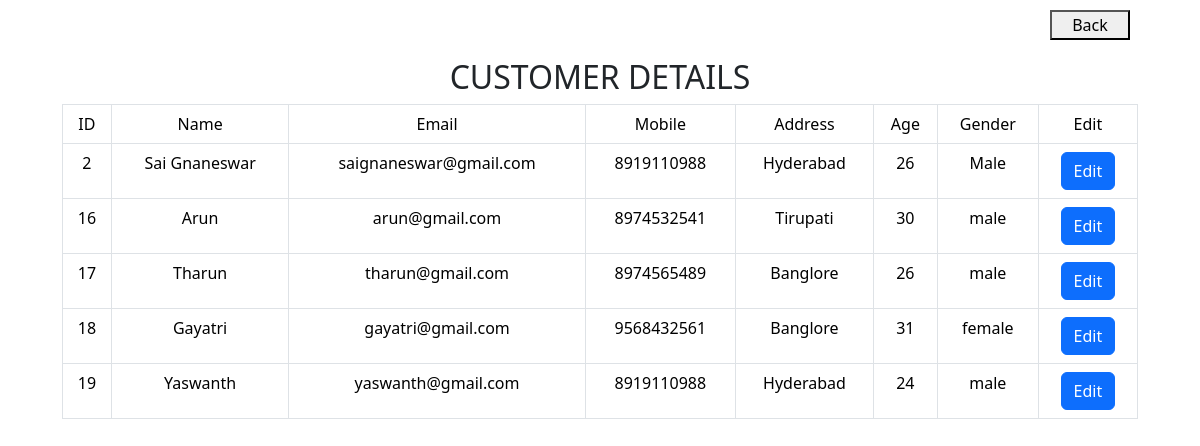
The app's page /customerdetail.php with its own data.
### tables this page shows
CREATE TABLE `customer` (
  `id` int NOT NULL,
  `cust_name` varchar(50) NOT NULL,
  `email` varchar(50) NOT NULL,
  `mobile` varchar(50) NOT NULL,
  `address` varchar(50) NOT NULL,
  `age` int NOT NULL,
  `gender` varchar(10) NOT NULL,
  `username` varchar(50) DEFAULT NULL,
  `password` varchar(20) DEFAULT NULL
);

### customerdetail.php (the view, shortened to what this page needs)
<?php
class Customer
{
    public $conn;
    public function __construct()
    {
        $servername = "localhost";
        $user = "saignaneswarj";
        $userpassword = "Gnaneswar@2002";
        $databasename = "Project";
    }
    public function connect($servername, $user, $userpassword, $databasename)
    {
        $this->conn = new mysqli($servername, $user, $userpassword, $databasename);
    }
    public function getdata()
    {
        $sql = "SELECT * FROM customer";
        $result = $this->conn->query($sql);
        return $result;
    }
}
$customer = new Customer();
$result = $customer->getdata();
?>
<html>
<head>
    <link rel="stylesheet" href="customer.css">
    <link href="https://cdn.jsdelivr.net/npm/bootstrap@5.3.2/dist/css/bootstrap.min.css" rel="stylesheet">
</head>
<body>
    <a href="home.php" style="float:right"><button style="height:30px;width:80px;margin-right:20px">Back</button></a>
    <div class="container">
        <div class="mt-5">
            <h2 class="text-center">CUSTOMER DETAILS</h2>
        </div>
        <table class="table table-bordered text-center">
            <tr>
                <td>ID</td>
                <td>Name</td>
                <td>Email</td>
                <td>Mobile</td>
                <td>Address</td>
                <td>Age</td>
                <td>Gender</td>
                <td>Edit</td>
            </tr>
            <?php
            while ($data = $result->fetch_assoc()) {
            ?>
                <tr>
                    <td><?php echo $data['id'] ?></td>
                    <td><?php echo $data['cust_name'] ?></td>
                    <td><?php echo $data['email'] ?></td>
                    <td><?php echo $data['mobile'] ?></td>
                    <td><?php echo $data['address'] ?></td>
                    <td><?php echo $data['age'] ?></td>
                    <td><?php echo $data['gender'] ?></td>
                    <td><a href="editcustomer.php?id=<?php echo $data['id'] ?>" class="btn btn-primary">Edit</a></td>
                </tr>
            <?php
            }
            ?>
        </table>
    </div>
</body>
</html>

### customer.css (style rules this page uses)
body { padding: 10px 50px; text-align: center; margin-top: 50px; }

### records on screen
customer: id "2", cust_name "Sai Gnaneswar", email "saignaneswar@gmail.com", mobile "8919110988", address "Hyderabad", age "26", gender "Male"
customer: id "16", cust_name "Arun", email "arun@gmail.com", mobile "8974532541", address "Tirupati", age "30", gender "male"
customer: id "17", cust_name "Tharun", email "tharun@gmail.com", mobile "8974565489", address "Banglore", age "26", gender "male"
customer: id "18", cust_name "Gayatri", email "gayatri@gmail.com", mobile "9568432561", address "Banglore", age "31", gender "female"
customer: id "19", cust_name "Yaswanth", email "yaswanth@gmail.com", mobile "8919110988", address "Hyderabad", age "24", gender "male"
